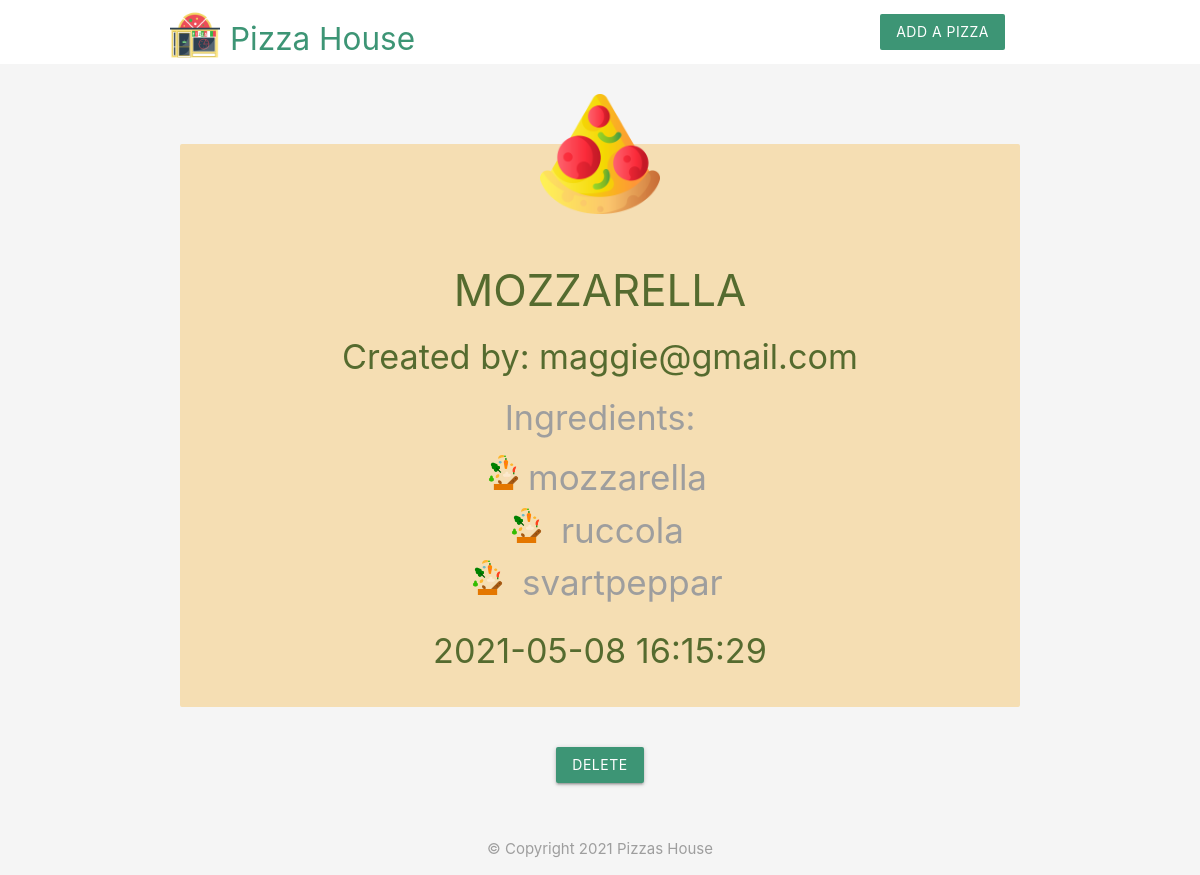
The page /details.php?id=18 on the database its author committed.
### tables this page shows
CREATE TABLE `pizzas` (
  `id` int(11) NOT NULL,
  `title` varchar(255) NOT NULL,
  `email` varchar(255) NOT NULL,
  `ingredients` varchar(255) NOT NULL,
  `created_at` timestamp NOT NULL DEFAULT CURRENT_TIMESTAMP
);

### details.php (the view, shortened to what this page needs)
<?php
include('config/db_connect.php');
if (isset($_GET['id'])) {
    $id = mysqli_real_escape_string($conn, $_GET['id']);
}
$sql = "SELECT * FROM pizzas WHERE id = $id";
$result = mysqli_query($conn, $sql);
$pizza = mysqli_fetch_assoc($result);
?>
<!DOCTYPE html>
<html lang="en">
<?php include('templates/header.php'); ?>
<div class="container center">
    <?php if ($pizza) : ?>
        <div class="card z-depth-0  details">
            <img src="img/pizza-slice.png" class="slice" />
            <div class="card-content center">
                <h3><?php echo htmlspecialchars($pizza['title']); ?></h3>
                <h4>Created by: <?php echo $pizza['email']; ?></h4>
                <h4 class="grey-text">Ingredients:</h4>
                <ul class="grey-text">
                    <?php foreach (explode(',', $pizza['ingredients']) as $ing) : ?>
                        <li class="ingredientDetails"><img src="img/ingredients.png" class="ingredients" /><?php echo htmlspecialchars($ing); ?></li>
                    <?php endforeach; ?>
                </ul>
                <h4><?php echo date($pizza['created_at']); ?></h4>
            </div>
        </div>
    <?php else : ?>
        <p>No such pizza exists</p>
    <?php endif ?>
    <form action="details.php" method="POST">
        <input type="submit" name="delete" value="Delete" class="btn brand" />
    </form>
</div>
<?php include('templates/footer.php'); ?>
</html>

### templates/header.php (style rules this page uses)
.brand { background: rgb(61, 149, 117) !important; }
form { max-width: 460px; margin: 20px auto; padding: 20px; }
.details { background-color: wheat !important; margin-top: 80px; color: darkolivegreen; }
.slice { width: 120px; display: block; position: relative; margin: 40px auto -50px; top: -50px; }
.ingredients { width: 35px; display: inline; position: relative; right: 7px; }
.ingredientDetails { font-size: 35px; }

### rows shown on the page
pizzas: title "MOZZARELLA", email "maggie@gmail.com", ingredients "mozzarella", ingredients "ruccola", ingredients "svartpeppar", created_at "2021-05-08 16:15:29"
